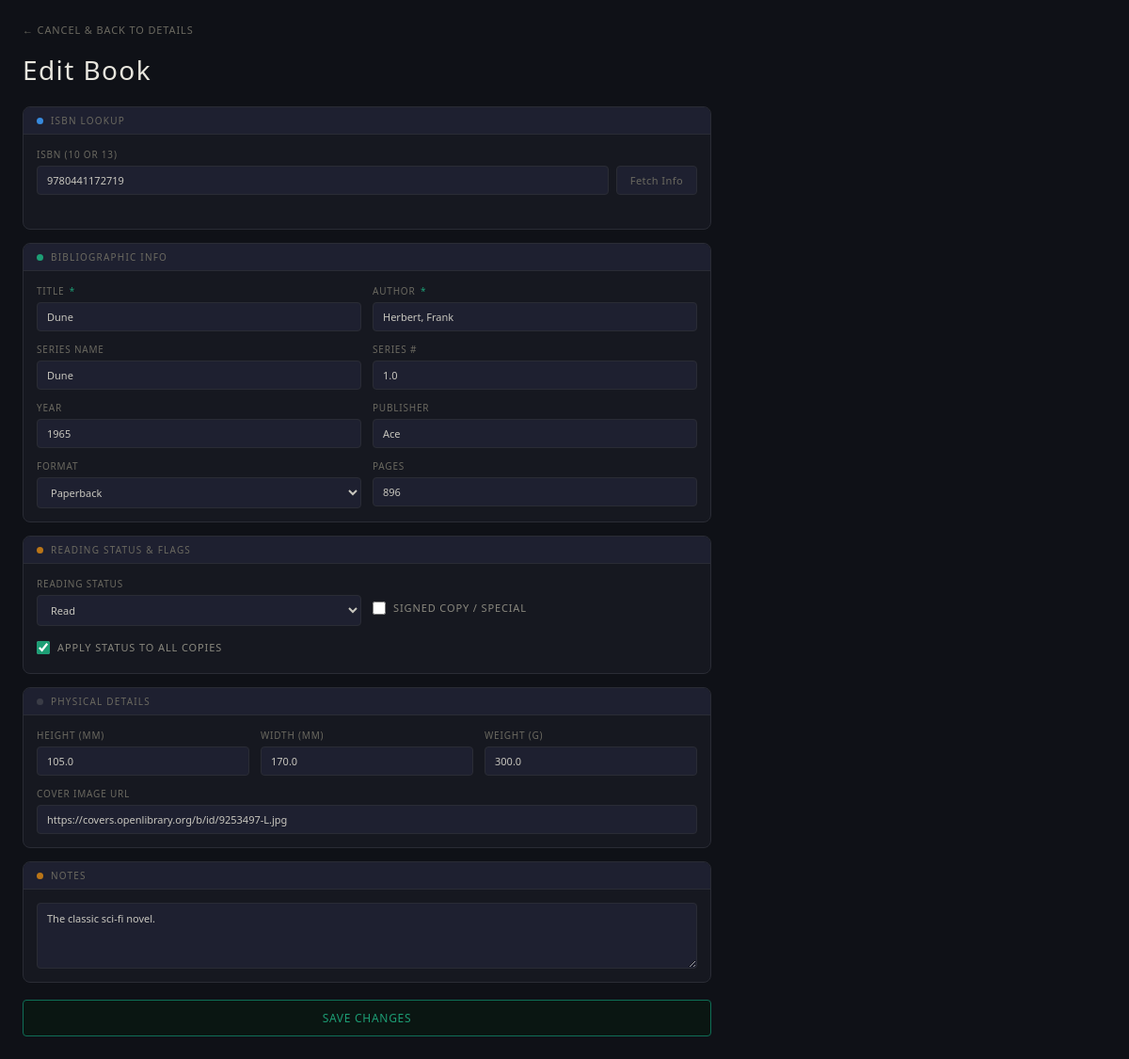
The app's page /book/1/edit with its own data.
### tables this page shows
CREATE TABLE books (
            id INTEGER PRIMARY KEY AUTOINCREMENT,
            title TEXT NOT NULL,
            author TEXT NOT NULL,
            isbn TEXT,
            publisher TEXT,
            binding TEXT,
            page_count INTEGER,
            published_year INTEGER,
            series_title TEXT,
            series_number REAL,
            height REAL,
            width REAL,
            weight REAL,
            notes TEXT,
            cover_url TEXT,
            read_status TEXT DEFAULT NULL,
            is_signed INTEGER DEFAULT 0,
            no_isbn INTEGER DEFAULT 0
        , cover_filename TEXT);

### app.py (the view, shortened to what this page needs)
    @app.route('/book/<int:book_id>/edit', methods=('GET', 'POST'))
    def edit_book(book_id):
        conn = get_db_connection()
        book = conn.execute('SELECT * FROM books WHERE id = ?', (book_id,)).fetchone()
        if book is None:
            conn.close()
            abort(404)
        conn.close()
        return render_template('add_book.html', book=book)

### app.py (called while the page is built)
@app.context_processor
def inject_mode():
    return dict(is_read_only=IS_READ_ONLY)

def get_db_connection():
    base_dir = os.path.dirname(os.path.abspath(__file__))
    db_path = os.path.join(base_dir, 'data', 'books.db')
    conn = sqlite3.connect(db_path)
    conn.row_factory = sqlite3.Row
    return conn

### templates/add_book.html (shortened to what this page needs)
<!DOCTYPE html>
<html lang="en">
<head>
</head>
<body>
    {% if book %}
        <a href="/book/{{ book['id'] }}" class="nav-link">← Cancel &amp; Back to Details</a>
    {% else %}
        <a href="/" class="nav-link">← Cancel &amp; Back to Library</a>
    {% endif %}
    <h1>{% if book %}Edit Book{% else %}Add New Book{% endif %}</h1>
    <form method="POST">
        <div class="card">
            <div class="card-header">
                <div class="dot dot-blue"></div>
                ISBN Lookup
            </div>
            <div class="card-body">
                <div class="form-group">
                    <label>ISBN (10 or 13)</label>
                    <div class="isbn-row">
                        <input type="text" id="isbn" name="isbn" value="{{ book['isbn'] if book else '' }}" placeholder="e.g. 9780441013593">
                        <button type="button" class="btn-fetch" id="fetch-btn">Fetch Info</button>
                    </div>
                    <div id="api-status"></div>
                </div>
            </div>
        </div>
        <div class="card">
            <div class="card-header">
                <div class="dot dot-teal"></div>
                Bibliographic Info
            </div>
            <div class="card-body">
                <div class="form-row">
                    <div class="form-group">
                        <label>Title <span class="required">*</span></label>
                        <input type="text" id="title" name="title" value="{{ book['title'] if book else '' }}" required>
                    </div>
                    <div class="form-group">
                        <label>Author <span class="required">*</span></label>
                        <input type="text" id="author" name="author" value="{{ book['author'] if book else '' }}" required>
                    </div>
                </div>
                <div class="form-row">
                    <div class="form-group">
                        <label>Series Name</label>
                        <input type="text" id="series_title" name="series_title" value="{{ book['series_title'] if book and book['series_title'] else '' }}">
                    </div>
                    <div class="form-group">
                        <label>Series #</label>
                        <input type="number" step="0.1" id="series_number" name="series_number" value="{{ book['series_number'] if book and book['series_number'] else '' }}">
                    </div>
                </div>
                <div class="form-row">
                    <div class="form-group">
                        <label>Year</label>
                        <input type="number" id="published_year" name="published_year" value="{{ book['published_year'] if book and book['published_year'] else '' }}">
                    </div>
                    <div class="form-group">
                        <label>Publisher</label>
                        <input type="text" id="publisher" name="publisher" value="{{ book['publisher'] if book and book['publisher'] else '' }}">
                    </div>
                </div>
                <div class="form-row">
                    <div class="form-group">
                        <label>Format</label>
                        <select id="binding" name="binding">
                            <option value="Paperback" {% if book and book['binding'] == 'Paperback' %}selected{% endif %}>Paperback</option>
                        </select>
                    </div>
                    <div class="form-group">
                        <label>Pages</label>
                        <input type="number" id="page_count" name="page_count" value="{{ book['page_count'] if book and book['page_count'] else '' }}">
                    </div>
                </div>
            </div>
        </div>
        <div class="card">
            <div class="card-header">
                <div class="dot dot-amber"></div>
                Reading Status &amp; Flags
            </div>
            <div class="card-body">
                <div class="form-row">
                    <div class="form-group">
                        <label>Reading Status</label>
                        <select id="read_status" name="read_status">
                            <option value="Read" {% if book and book['read_status'] == 'Read' %}selected{% endif %}>Read</option>
                        </select>
                        <div class="checkbox-group" style="margin-top:4px">
                            <input type="checkbox" id="sync_status" name="sync_status" checked>
                            <label for="sync_status" class="checkbox-label">Apply status to all copies</label>
                        </div>
                    </div>
                    <div class="form-group">
                        <label>&nbsp;</label>
                        <div class="checkbox-group">
                            <input type="checkbox" id="is_signed" name="is_signed" {% if book and book['is_signed'] == 1 %}checked{% endif %}>
                            <label for="is_signed" class="checkbox-label">Signed Copy / Special</label>
                        </div>
                    </div>
                </div>
            </div>
        </div>
        <div class="card">
            <div class="card-header">
                <div class="dot dot-gray"></div>
                Physical Details
            </div>
            <div class="card-body">
                <div class="form-row-3">
                    <div class="form-group">
                        <label>Height (mm)</label>
                        <input type="number" step="0.1" name="height" placeholder="e.g. 198" value="{{ book['height'] if book and book['height'] else '' }}">
                    </div>
                    <div class="form-group">
                        <label>Width (mm)</label>
                        <input type="number" step="0.1" name="width" placeholder="e.g. 130" value="{{ book['width'] if book and book['width'] else '' }}">
                    </div>
                    <div class="form-group">
                        <label>Weight (g)</label>
                        <input type="number" step="0.1" name="weight" placeholder="e.g. 245" value="{{ book['weight'] if book and book['weight'] else '' }}">
                    </div>
                </div>
                <div class="form-group" style="margin-top:12px">
                    <label>Cover Image URL</label>
                    <input type="text" id="cover_url" name="cover_url" value="{{ book['cover_url'] if book and book['cover_url'] else '' }}">
                </div>
            </div>
        </div>
        <div class="card">
            <div class="card-header">
                <div class="dot dot-amber"></div>
                Notes
            </div>
            <div class="card-body">
                <div class="form-group">
                    <textarea id="notes" name="notes" placeholder="Acquisition notes, condition, provenance…">{{ book['notes'] if book and book['notes'] else '' }}</textarea>
                </div>
            </div>
        </div>
        <button type="submit" class="btn-submit">
            {% if book %}Save Changes{% else %}Save to Library{% endif %}
        </button>
    </form>
</body>
</html>

### templates/add_book.html (style rules this page uses)
:root { --bg: #0f1117; --surface: #161820; --surface-alt: #1e2030; --border: #2a2c35; --border-dim: #1a1c24; --text-primary: #c8c6be; --text-secondary: #8a887e; --text-muted: #6b6960; --text-dim: #5a5c66; --text-bright: #e8e6de; --teal: #1d9e75; --teal-bg: #0a1612; --teal-border: #0f6e56; --blue: #378add; --blue-border: #185fa5; --blue-bg: #0a1222; --amber: #ba7517; --red: #e24b4a; --gray: #3a3c46; }
* { box-sizing: border-box; margin: 0; padding: 0; }
body { background: var(--bg); color: var(--text-primary); font-family: 'Segoe UI', system-ui, sans-serif; font-size: 12px; padding: 24px; max-width: 780px; }
.nav-link { font-size: 11px; color: var(--text-muted); text-decoration: none; text-transform: uppercase; letter-spacing: 0.08em; display: block; margin-bottom: 16px; }
h1 { font-size: 28px; font-weight: 300; color: var(--text-bright); letter-spacing: 0.05em; margin-bottom: 20px; }
.card { background: var(--surface); border: 1px solid var(--border); border-radius: 8px; overflow: hidden; margin-bottom: 14px; }
.card-header { padding: 7px 14px; font-size: 10px; letter-spacing: 0.12em; text-transform: uppercase; border-bottom: 1px solid var(--border); display: flex; align-items: center; gap: 8px; color: var(--text-muted); background: var(--surface-alt); }
.dot { width: 7px; height: 7px; border-radius: 50%; flex-shrink: 0; }
.dot-teal { background: var(--teal); }
.dot-blue { background: var(--blue); }
.dot-amber { background: var(--amber); }
.dot-gray { background: var(--gray); }
.card-body { padding: 14px; }
.form-row { display: grid; grid-template-columns: 1fr 1fr; gap: 12px; margin-bottom: 12px; }
.form-row-3 { display: grid; grid-template-columns: 1fr 1fr 1fr; gap: 12px; margin-bottom: 12px; }
.form-row:last-child, .form-row-3:last-child { margin-bottom: 0; }
.form-group { display: flex; flex-direction: column; gap: 5px; }
label { font-size: 10px; text-transform: uppercase; letter-spacing: 0.08em; color: var(--text-muted); }
.required { color: var(--teal); margin-left: 2px; }
input[type="text"], input[type="number"], select, textarea { background: var(--surface-alt); border: 1px solid var(--border); color: var(--text-primary); padding: 7px 10px; border-radius: 4px; font-size: 11px; font-family: inherit; outline: none; width: 100%; transition: border-color 0.15s; }
textarea { resize: vertical; min-height: 70px; line-height: 1.6; }
.isbn-row { display: flex; gap: 8px; align-items: stretch; }
.isbn-row input { flex: 1; }
.btn-fetch { background: var(--surface-alt); border: 1px solid var(--border); color: var(--text-muted); padding: 7px 14px; border-radius: 4px; font-size: 11px; font-family: inherit; cursor: pointer; letter-spacing: 0.04em; white-space: nowrap; transition: all 0.15s; }
#api-status { font-size: 10px; margin-top: 5px; min-height: 1.2em; color: var(--text-dim); }
.checkbox-group { display: flex; align-items: center; gap: 8px; padding: 6px 0; }
.checkbox-group input[type="checkbox"] { width: 14px; height: 14px; accent-color: var(--teal); flex-shrink: 0; }
.checkbox-label { font-size: 11px; color: var(--text-secondary); cursor: pointer; }
.btn-submit { width: 100%; padding: 10px; background: var(--teal-bg); color: var(--teal); border: 1px solid var(--teal-border); border-radius: 4px; font-size: 12px; font-family: inherit; font-weight: 500; cursor: pointer; letter-spacing: 0.06em; text-transform: uppercase; transition: background 0.15s; margin-top: 4px; }

### records on screen
books: isbn "9780441172719", title "Dune", author "Herbert, Frank", series_title "Dune", series_number "1.0", published_year "1965", publisher "Ace", binding "Paperback", page_count "896", read_status "Read", height "105.0", width "170.0", weight "300.0", cover_url "https://covers.openlibrary.org/b/id/9253497-L.jpg", notes "The classic sci-fi novel."
